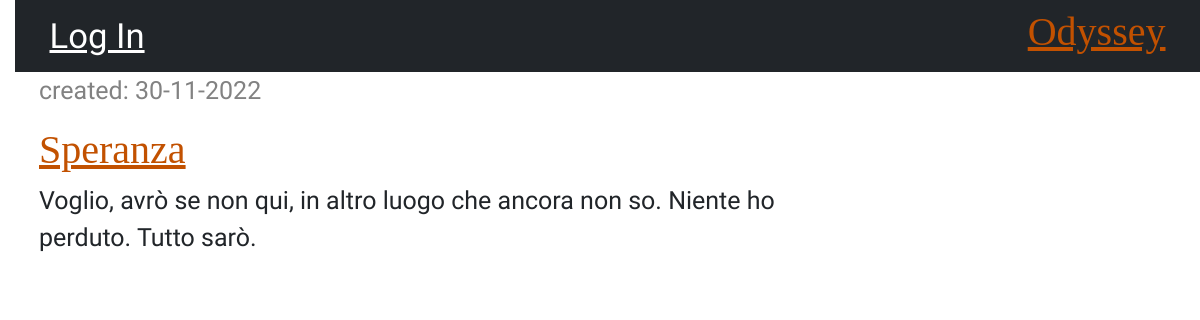
Screenshot of /drafts/ with the database file from the repository.
### blog/models.py (models this page shows, shortened)
class Post(models.Model):
	author=models.ForeignKey(settings.AUTH_USER_MODEL,on_delete=models.CASCADE)
	title=models.CharField(max_length=200)
	text=models.TextField()
	created_date=models.DateTimeField(default=timezone.now)
	published_date=models.DateTimeField(blank=True, null=True)

### blog/views.py (the view)
# urls.py: path('drafts/',views.post_draft_list, name='post_draft_list'),
def post_draft_list(request):
	posts=Post.objects.filter(published_date__isnull=True).order_by('created_date')
	return render(request,'blog/post_draft_list.html', {'posts':posts})

### blog/templates/blog/post_draft_list.html
{% extends 'blog/base.html' %}
{% block content%}
{% for post in posts %}
            <p class="date">created: {{ post.created_date|date:'d-m-Y' }}</p>
            <h1><a href="{% url 'blog:post_detail' pk=post.pk %}">{{ post.title }}</a></h1>
            <p>{{post.text|truncatechars:200}}</p>
{% endfor %}
{% endblock %}

### blog/static/css/blog.css (style rules this page uses)
h1 a, h2 a { color: #C25100; }
body { padding-left: 15px; font-family: 'Alex Brush', cursive; font-size: 25px; }
h1, h2, h3, h4 { font-family: 'Lobster', cursive; }
.date { color: #828282; }

### rows the page displays
Post: created_date "30-11-2022", title "Speranza", text "Voglio, avrò se non qui, in altro luogo che ancora non so. Niente ho perduto. Tutto sarò."
